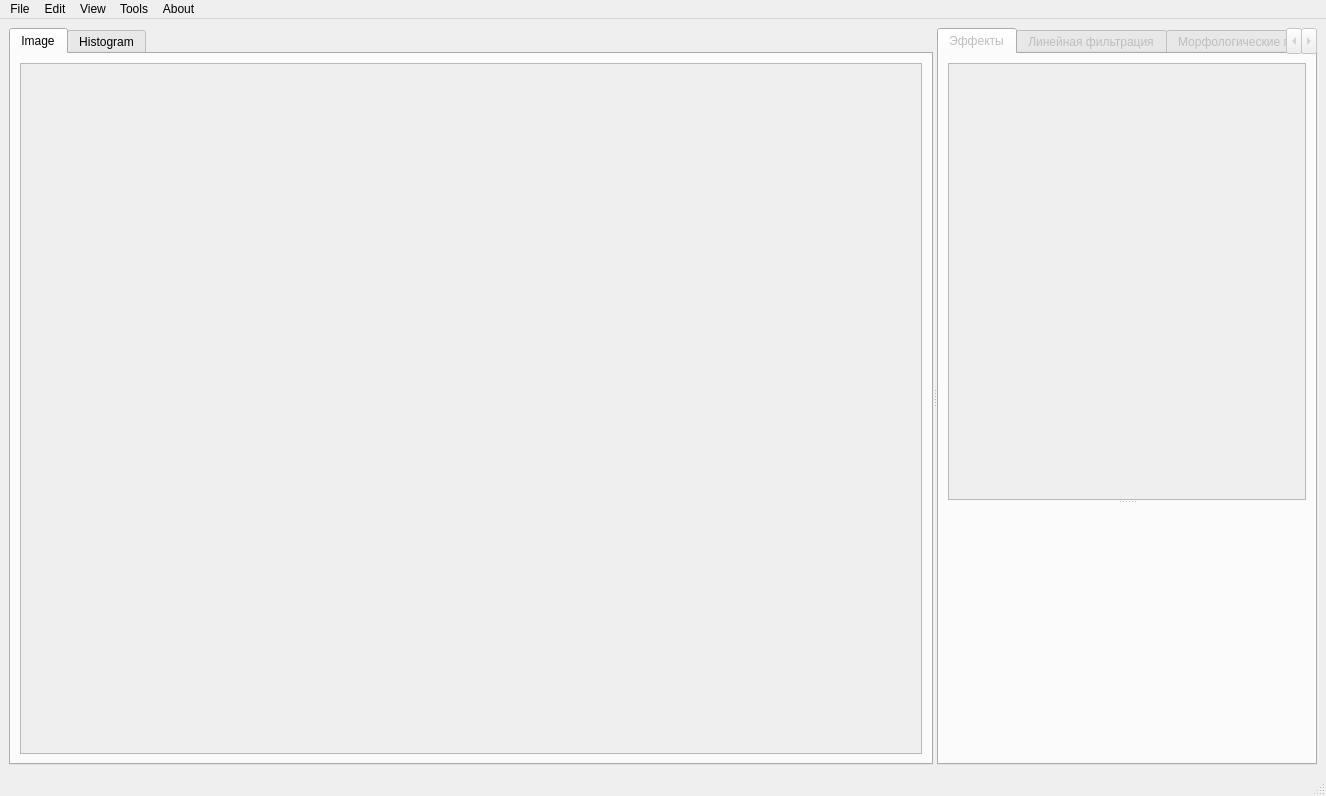
<?xml version="1.0" encoding="UTF-8"?>
<ui version="4.0">
 <class>MainWindow</class>
 <widget class="QMainWindow" name="MainWindow">
  <property name="geometry">
   <rect>
    <x>0</x>
    <y>0</y>
    <width>1326</width>
    <height>796</height>
   </rect>
  </property>
  <property name="minimumSize">
   <size>
    <width>800</width>
    <height>500</height>
   </size>
  </property>
  <property name="windowTitle">
   <string>MainWindow</string>
  </property>
  <widget class="QWidget" name="centralwidget">
   <layout class="QGridLayout" name="gridLayout_2">
    <item row="0" column="0">
     <widget class="QSplitter" name="splitter">
      <property name="orientation">
       <enum>Qt::Horizontal</enum>
      </property>
      <widget class="QTabWidget" name="tabWidget">
       <property name="currentIndex">
        <number>0</number>
       </property>
       <widget class="QWidget" name="tab">
        <property name="minimumSize">
         <size>
          <width>50</width>
          <height>50</height>
         </size>
        </property>
        <attribute name="title">
         <string>Image</string>
        </attribute>
        <layout class="QGridLayout" name="gridLayout">
         <item row="0" column="1">
          <widget class="QScrollArea" name="scrollArea">
           <property name="widgetResizable">
            <bool>true</bool>
           </property>
           <widget class="QWidget" name="scrollAreaWidgetContents">
            <property name="geometry">
             <rect>
              <x>0</x>
              <y>0</y>
              <width>900</width>
              <height>688</height>
             </rect>
            </property>
           </widget>
          </widget>
         </item>
        </layout>
       </widget>
       <widget class="QWidget" name="Histogram">
        <attribute name="title">
         <string>Histogram</string>
        </attribute>
        <layout class="QGridLayout" name="gridLayout_5">
         <item row="0" column="0">
          <widget class="QWidget" name="HistogramWidget" native="true"/>
         </item>
        </layout>
       </widget>
      </widget>
      <widget class="QTabWidget" name="EffectTab">
       <property name="enabled">
        <bool>false</bool>
       </property>
       <property name="sizePolicy">
        <sizepolicy hsizetype="Fixed" vsizetype="Expanding">
         <horstretch>0</horstretch>
         <verstretch>0</verstretch>
        </sizepolicy>
       </property>
       <property name="minimumSize">
        <size>
         <width>380</width>
         <height>0</height>
        </size>
       </property>
       <property name="maximumSize">
        <size>
         <width>240</width>
         <height>16777215</height>
        </size>
       </property>
       <property name="layoutDirection">
        <enum>Qt::LeftToRight</enum>
       </property>
       <property name="tabPosition">
        <enum>QTabWidget::North</enum>
       </property>
       <property name="tabShape">
        <enum>QTabWidget::Rounded</enum>
       </property>
       <property name="currentIndex">
        <number>0</number>
       </property>
       <property name="elideMode">
        <enum>Qt::ElideNone</enum>
       </property>
       <widget class="QWidget" name="EffectTab">
        <attribute name="title">
         <string>Эффекты</string>
        </attribute>
        <layout class="QGridLayout" name="gridLayout_3">
         <item row="0" column="0">
          <widget class="QSplitter" name="splitter_2">
           <property name="orientation">
            <enum>Qt::Vertical</enum>
           </property>
           <widget class="QScrollArea" name="EffectScroll">
            <property name="widgetResizable">
             <bool>true</bool>
            </property>
            <widget class="QWidget" name="scrollAreaWidgetContents_2">
             <property name="geometry">
              <rect>
               <x>0</x>
               <y>0</y>
               <width>356</width>
               <height>434</height>
              </rect>
             </property>
            </widget>
           </widget>
           <widget class="FileInform" name="FileInf" native="true">
            <property name="minimumSize">
             <size>
              <width>0</width>
              <height>250</height>
             </size>
            </property>
            <property name="maximumSize">
             <size>
              <width>16777215</width>
              <height>150</height>
             </size>
            </property>
           </widget>
          </widget>
         </item>
        </layout>
       </widget>
       <widget class="QWidget" name="tab_2">
        <attribute name="title">
         <string>Линейная фильтрация</string>
        </attribute>
        <layout class="QGridLayout" name="gridLayout_6">
         <item row="0" column="0">
          <widget class="QScrollArea" name="LinerFilterScrollArea">
           <property name="widgetResizable">
            <bool>true</bool>
           </property>
           <widget class="QWidget" name="scrollAreaWidgetContents_4">
            <property name="geometry">
             <rect>
              <x>0</x>
              <y>0</y>
              <width>356</width>
              <height>688</height>
             </rect>
            </property>
           </widget>
          </widget>
         </item>
        </layout>
       </widget>
       <widget class="QWidget" name="tab_4">
        <attribute name="title">
         <string>Морфологические преобразования</string>
        </attribute>
        <layout class="QGridLayout" name="gridLayout_7">
         <item row="0" column="0">
          <widget class="QScrollArea" name="MorphologicalScrollArea">
           <property name="widgetResizable">
            <bool>true</bool>
           </property>
           <widget class="QWidget" name="scrollAreaWidgetContents_5">
            <property name="geometry">
             <rect>
              <x>0</x>
              <y>0</y>
              <width>356</width>
              <height>688</height>
             </rect>
            </property>
           </widget>
          </widget>
         </item>
        </layout>
       </widget>
       <widget class="QWidget" name="tab_3">
        <attribute name="title">
         <string>AA</string>
        </attribute>
        <layout class="QGridLayout" name="gridLayout_8">
         <item row="0" column="0">
          <widget class="QScrollArea" name="AAScrollArea">
           <property name="widgetResizable">
            <bool>true</bool>
           </property>
           <widget class="QWidget" name="scrollAreaWidgetContents_6">
            <property name="geometry">
             <rect>
              <x>0</x>
              <y>0</y>
              <width>356</width>
              <height>688</height>
             </rect>
            </property>
           </widget>
          </widget>
         </item>
        </layout>
       </widget>
       <widget class="QWidget" name="SliderTab">
        <attribute name="title">
         <string>Слайдеры</string>
        </attribute>
        <layout class="QGridLayout" name="gridLayout_4">
         <item row="0" column="0">
          <widget class="QScrollArea" name="EffectSlidersScroll">
           <property name="widgetResizable">
            <bool>true</bool>
           </property>
           <widget class="QWidget" name="scrollAreaWidgetContents_3">
            <property name="geometry">
             <rect>
              <x>0</x>
              <y>0</y>
              <width>356</width>
              <height>688</height>
             </rect>
            </property>
           </widget>
          </widget>
         </item>
        </layout>
       </widget>
      </widget>
     </widget>
    </item>
   </layout>
  </widget>
  <widget class="QMenuBar" name="menubar">
   <property name="geometry">
    <rect>
     <x>0</x>
     <y>0</y>
     <width>1326</width>
     <height>21</height>
    </rect>
   </property>
   <widget class="QMenu" name="menuOpen">
    <property name="title">
     <string>File</string>
    </property>
    <addaction name="OpenAction"/>
    <addaction name="actionSaveAs"/>
    <addaction name="separator"/>
    <addaction name="actionExit"/>
   </widget>
   <widget class="QMenu" name="menuEdit">
    <property name="title">
     <string>Edit</string>
    </property>
    <addaction name="actionBack"/>
    <addaction name="actionNext"/>
    <addaction name="actionRestart"/>
    <addaction name="actionCopy"/>
    <addaction name="actionPaste"/>
   </widget>
   <widget class="QMenu" name="menuView">
    <property name="title">
     <string>View</string>
    </property>
    <addaction name="actionZoom_In_25"/>
    <addaction name="actionZoom_Out_25"/>
    <addaction name="actionNormal_Size"/>
    <addaction name="separator"/>
    <addaction name="actionFit_to_Window"/>
   </widget>
   <widget class="QMenu" name="menuAbout">
    <property name="title">
     <string>About</string>
    </property>
    <addaction name="actionAbout"/>
   </widget>
   <widget class="QMenu" name="menuTools">
    <property name="title">
     <string>Tools</string>
    </property>
    <addaction name="actionLogs"/>
    <addaction name="actionSettins"/>
    <addaction name="separator"/>
    <addaction name="actionHistogramEqualizationChecked"/>
   </widget>
   <addaction name="menuOpen"/>
   <addaction name="menuEdit"/>
   <addaction name="menuView"/>
   <addaction name="menuTools"/>
   <addaction name="menuAbout"/>
  </widget>
  <widget class="QStatusBar" name="statusbar"/>
  <action name="OpenAction">
   <property name="text">
    <string>Open...</string>
   </property>
  </action>
  <action name="actionSaveAs">
   <property name="enabled">
    <bool>false</bool>
   </property>
   <property name="text">
    <string>Save As...</string>
   </property>
   <property name="iconText">
    <string>Save Ass</string>
   </property>
  </action>
  <action name="actionCopy">
   <property name="enabled">
    <bool>false</bool>
   </property>
   <property name="text">
    <string>Copy</string>
   </property>
  </action>
  <action name="actionPaste">
   <property name="text">
    <string>Paste</string>
   </property>
  </action>
  <action name="actionZoom_In_25">
   <property name="enabled">
    <bool>false</bool>
   </property>
   <property name="text">
    <string>Zoom In (25%)</string>
   </property>
  </action>
  <action name="actionZoom_Out_25">
   <property name="enabled">
    <bool>false</bool>
   </property>
   <property name="text">
    <string>Zoom Out (25%)</string>
   </property>
  </action>
  <action name="actionNormal_Size">
   <property name="enabled">
    <bool>false</bool>
   </property>
   <property name="text">
    <string>Normal Size</string>
   </property>
  </action>
  <action name="actionFit_to_Window">
   <property name="checkable">
    <bool>true</bool>
   </property>
   <property name="checked">
    <bool>false</bool>
   </property>
   <property name="enabled">
    <bool>true</bool>
   </property>
   <property name="text">
    <string>Fit to Window</string>
   </property>
  </action>
  <action name="actionExit">
   <property name="text">
    <string>Exit</string>
   </property>
  </action>
  <action name="actionAbout">
   <property name="checkable">
    <bool>false</bool>
   </property>
   <property name="checked">
    <bool>false</bool>
   </property>
   <property name="text">
    <string>About</string>
   </property>
  </action>
  <action name="actionNext">
   <property name="enabled">
    <bool>false</bool>
   </property>
   <property name="text">
    <string>Next</string>
   </property>
  </action>
  <action name="actionBack">
   <property name="enabled">
    <bool>false</bool>
   </property>
   <property name="text">
    <string>Back</string>
   </property>
  </action>
  <action name="actionRestart">
   <property name="enabled">
    <bool>false</bool>
   </property>
   <property name="text">
    <string>Restart</string>
   </property>
  </action>
  <action name="actionLogs">
   <property name="text">
    <string>Logs</string>
   </property>
  </action>
  <action name="actionHistogramEqualization">
   <property name="checkable">
    <bool>false</bool>
   </property>
   <property name="checked">
    <bool>false</bool>
   </property>
   <property name="enabled">
    <bool>true</bool>
   </property>
   <property name="text">
    <string>HistogramEqualization</string>
   </property>
  </action>
  <action name="actionHistogramEqualizationChecked">
   <property name="checkable">
    <bool>true</bool>
   </property>
   <property name="checked">
    <bool>true</bool>
   </property>
   <property name="text">
    <string>HistogramEqualizationChecked</string>
   </property>
  </action>
  <action name="actionFileInfo">
   <property name="text">
    <string>FileInfo</string>
   </property>
  </action>
  <action name="actionSettins">
   <property name="text">
    <string>Settings</string>
   </property>
  </action>
 </widget>
 <customwidgets>
  <customwidget>
   <class>FileInform</class>
   <extends>QWidget</extends>
   <header>fileinform.h</header>
   <container>1</container>
  </customwidget>
 </customwidgets>
 <resources/>
 <connections/>
</ui>
